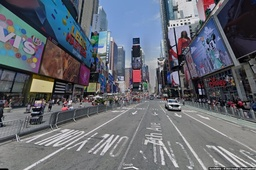
#> input picture assets/images/street.jpg, 256 x 170 px, shrunk from 768 x 510 before the run
$ jupyter execute L23_bilateral_filter.ipynb
#> lines starting #> are read from the running program, lines starting #| are printed output that depends on the picture
    cv2.bilateralFilter(
        src,
        d,
        sigmaColor,
        sigmaSpace
    )

**d** - діаметр просторового neighborhood. Фільтр аналізує локальну область навколо кожного пікселя. Kоли d має позитивне значення, він визначає діаметр околу; при d <= 0 розмір визначається через sigmaSpace

**sigmaColor** - визначає, наскільки сильно фільтр буде дозволяти змішувати пікселі з різними значеннями кольору/інтенсивності.

**sigmaSpace** - наскільки далеко від центрального пікселя можуть ефективно впливати сусіди.

| Властивість | Gaussian | Bilateral |
|---|---:|---:|
| Зменшує шум | ✅ | ✅ |
| Згладжує | ✅ | ✅ |
| Враховує відстань | ✅ | ✅ |
| Враховує різницю інтенсивності | ❌ | ✅ |
| Зберігає edges | ❌ | ✅ |
| Лінійний | ✅ | ❌ |
| Швидкість | Вища | Нижча |
| Обчислювальна складність | Нижча | Вища |

[cell 1]
import cv2
import numpy as np
import matplotlib.pyplot as plt
from matplotlib.pyplot import figure

from core.entities.constants import Paths as p

[cell 2]
img_path = p.IMAGE_ASSETS / "street.jpg"

img = cv2.imread(img_path)
#> img is the input picture: shape (170, 256, 3); mean B, G, R 113.6, 104.9, 101.3
img_rgb = cv2.cvtColor(img, cv2.COLOR_BGR2RGB)

plt.figure()
plt.imshow(img_rgb)
plt.show()

[cell 3]
filtered_20 = cv2.bilateralFilter(img_rgb, 0, 20, 20)

[cell 4]
filtered_50 = cv2.bilateralFilter(img_rgb, 0, 50, 50)
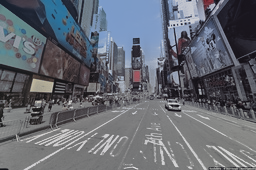
#> filtered_50: shape (170, 256, 3); mean R, G, B 100.5, 104.7, 113.5
